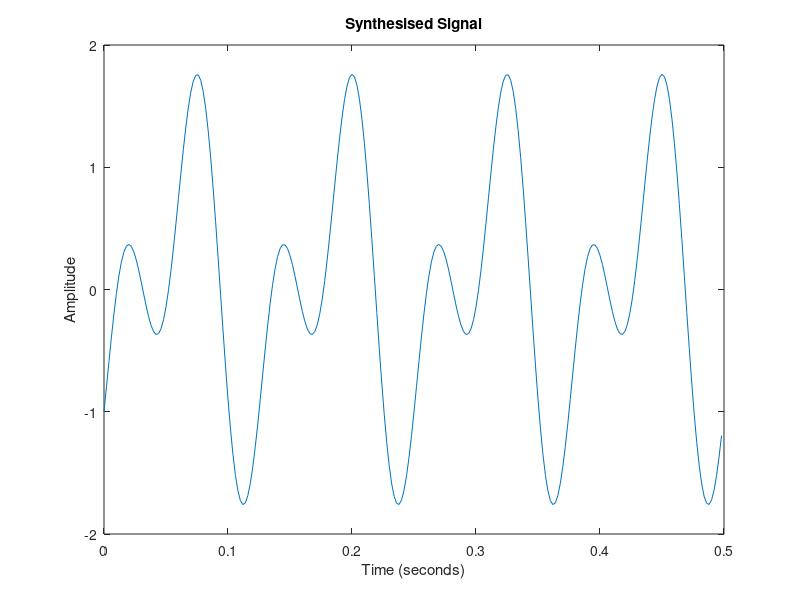
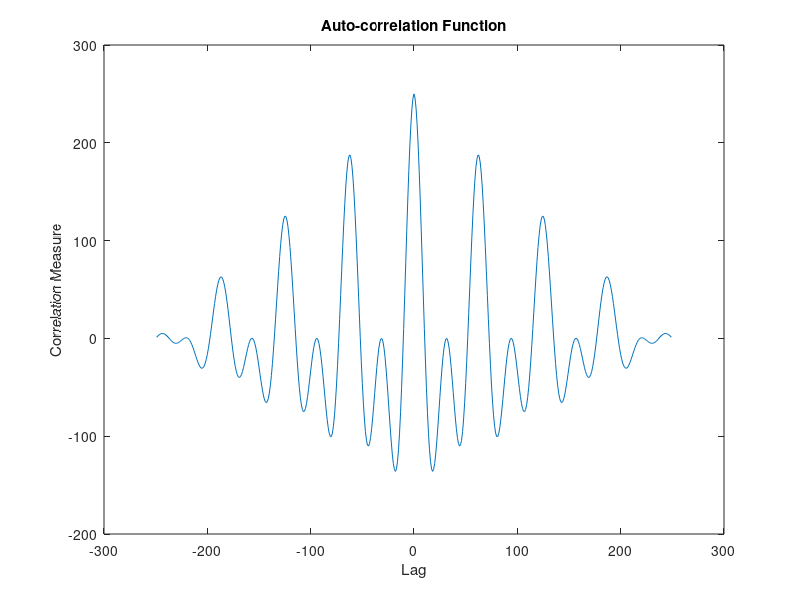

Source code (MATLAB) for these figures, in order: (Note: this script raises an error after producing the figures.)
%% Using Autocorrelation to track the local period of a signal
% This code is used as part of a youtube video demonstration 
% See http://youtube.com/ddorran
%
% Code available at https://dadorran.wordpress.com       
%
% The following wav file can be downloaded from 
%       https://www.dropbox.com/s/3y25abf1xuqpizj/speech_demo.wav
clc 
clear all
close all
%% synthesise a periodic signal to use as a basic demo
fs = 500;
T = 1/fs;
N = 250; % desired length of signal
t = [0:N-1]*T; %time vector 
f1 = 8; f2=f1*2; 
x = sin(2*pi*f1*t-pi/2) + sin(2*pi*f2*t);
% x = sin(2*pi*f1*t-pi/2);
plot(t, x)
ylabel('Amplitude')
xlabel('Time (seconds)')
title('Synthesised Signal');
 
%% Determine the autocorrelation function
[rxx, lags] = xcorr(x,x);
figure
plot(lags, rxx)
xlabel('Lag')
ylabel('Correlation Measure')
title('Auto-correlation Function')
 
%% Illustrate the auto correlation process
%function available from https://dadorran.wordpress.com
illustrate_xcorr(x,x) 

%% Identify most prominent peaks
% Most prominent peak will be at the center of the correlation function
first_peak_loc = length(x) + 1;
 
% Lots of possible ways to identify second prominent peak. Am going to use a crude approach
% relying on some assumed prior knowledge of the signal. Am going to assume
% that the signal has a minimum possible period of .06 seconds = 30 samples;
min_period_in_samples = 30; 
half_min = min_period_in_samples/2 ;
 
seq = rxx;
seq(first_peak_loc-half_min: first_peak_loc+half_min) = min(seq);
figure
plot(lags,rxx,'rx');
hold on
plot(lags,seq)

[max_val, second_peak_loc] = max(seq);
period_in_samples =  abs(second_peak_loc -first_peak_loc)
period = period_in_samples*T
fundamental_frequency = 1/period